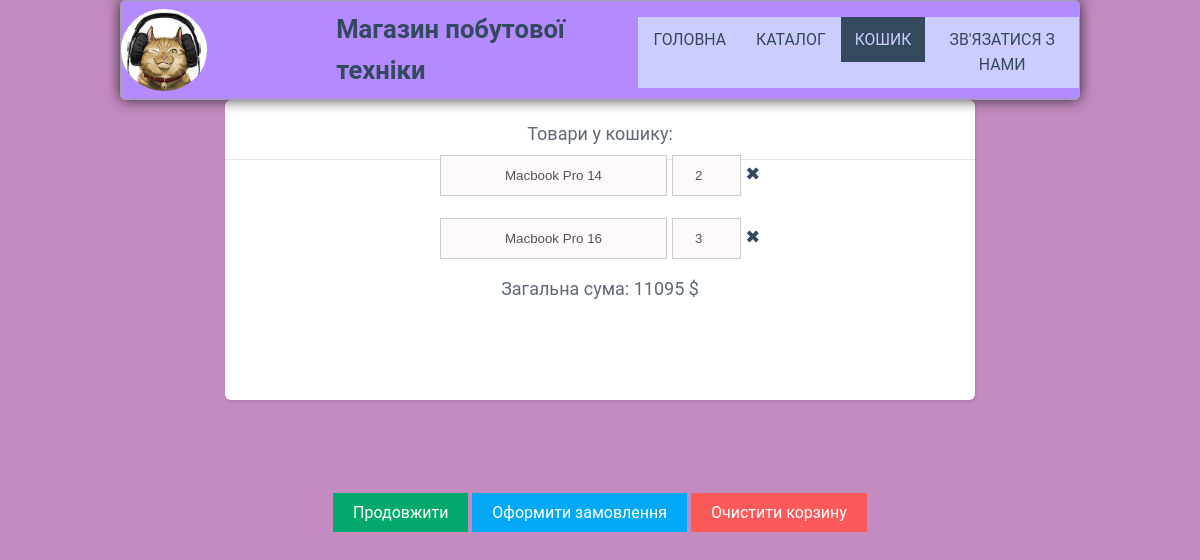
Page /basket (signed in) on the earlier database version.
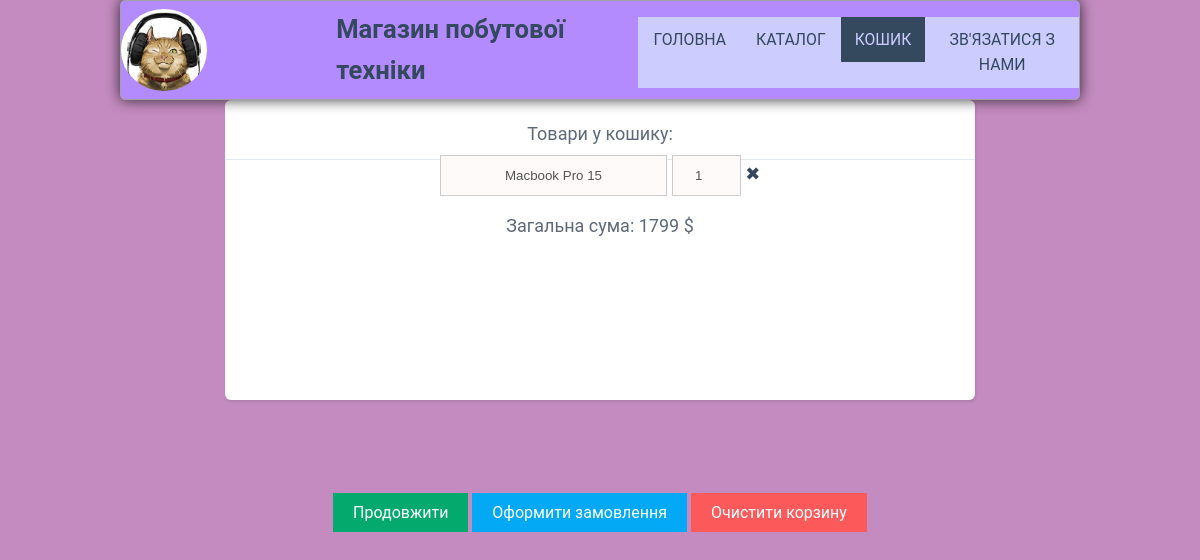
Same page on the later database version.
### shop/models.py (models this page shows)
class BasketProducts(models.Model):
    basket = models.ForeignKey(Basket, on_delete=models.CASCADE)
    product = models.ForeignKey(Product, on_delete=models.CASCADE)
    countOfProducts = models.PositiveIntegerField(default=1)

class Product(models.Model):
    title = models.CharField('title', max_length=255)
    price = models.FloatField(verbose_name='price', null=True)
    img = models.TextField(verbose_name='img', null=True)

### shop/views.py (the view)
# urls.py: path('basket', views.getBasket, name='basket'),
def getBasket(request):
    if 'username' in request.session:
        username = request.session['username']
        user = User.objects.get(username=username)
        basket = Basket.objects.filter(user=user).first()
        basketProducts = BasketProducts.objects.filter(basket=basket)
        totalSum = 0
        for basketProduct in basketProducts:
            totalSum += int(basketProduct.product.price) * int(basketProduct.countOfProducts)
        print('totalSum: ' + str(totalSum))
        return render(request, 'main/basket.html', {'basketProducts': basketProducts, 'totalSum': totalSum})
    else:
        return redirect('login')

### shop/templates/main/basket.html (shortened to what this page needs)
{% load static %}
<!DOCTYPE html>
<html lang="en" xmlns="http://www.w3.org/1999/html">
<head>
    <link rel="stylesheet" href="{% static 'main/css/contact_style.css' %}">
    <link rel="stylesheet" href="{% static 'main/css/basket_style.css' %}">
</head>
<body>
<div style=".flex-container">
    <div class="header">
        <a href="html/first.html"><img class="logo" src="{% static 'main/img/logo.png' %}" alt="Logotype!!!"></a>
        <h1 class="logoName"><a href="#">Магазин побутової техніки</a></h1>
        <ul class="main-nav">
            <li><a id="index" href="{% url 'main' %}">Головна</a></li>
            <li><a href="{% url 'catalog' %}" style="">Каталог</a></li>
            <li>
                <div class="dropdown">
                    <a class="dropbtn" style="background-color: #34495e; color: #ccccff;"> Кошик
                    </a>
                </div>
            </li>
            <li><a href="{% url 'contactUs' %}">Зв'язатися з нами</a></li>
        </ul>
    </div>
    {% if  totalSum != 0 %}
      <div class="shopping-cart" style="text-align: center">
        <div id="shopping-cart" class="shopping-cart1">
            <div class="title" style="text-align: center; top: 60px;">
                Товари у кошику:<br>
                {% for basketProduct in basketProducts %}
                <input type="text" style="width: 33%;" name="title" id="title" value="{{basketProduct.product.title}}"
                       disabled>
                <input type="number" style="width: 10%;" id="count" name="count"
                       value="{{basketProduct.countOfProducts}}" disabled>
                <a class="delete-btn1"
                   href="{% url 'deleteProductFromBasket' title=basketProduct.product.title %}">&#10006</a><br>
                {% endfor %}
                Загальна сума: {{totalSum}} $<br>
            </div>
        </div>
    </div>
     <div style="text-align: center; top: 400px">
        <form>
            <a class="continue" href="{% url 'catalog' %}">Продовжити</a>
            <a class="continue" style="background-color: #03A9F4" href="{% url 'orderPage' %}">Оформити замовлення</a>
            <a class="continue" style="background-color: #fc5a5a" href="{% url 'deleteBasket' %}" id="clear_cart">Очистити корзину</a>
        </form>
    </div>
     {% endif %}
</div>
</body>
</html>

### shop/static/main/css/contact_style.css (style rules this page uses)
* { box-sizing: border-box; }
body { font-family: 'Montserrat', sans-serif; line-height: 1.6; margin: 0; min-height: 100vh; background: #c38bbf; }
ul { margin: 0; padding: 0; list-style: none; background: #ccccff; display: flex; }
h2, h3, a { color: #34495e; }
a { text-decoration: none; }
.logo { width: 40%; height: 40%; border-radius: 50%; display: flex; }
.logoName { margin: 0; font-size: 1.6em; display: flex; }
.main-nav { margin-top: 5px; }
.logo a, .main-nav a { padding: 10px 15px; text-transform: uppercase; text-align: center; display: flex; }
.main-nav a { color: #34495e; font-size: .99em; display: flex; flex-shrink: 1; }
.header { padding-top: .5em; padding-bottom: .5em; border: 1px solid #a2a2a2; -webkit-box-shadow: 0 0 14px 0 rgba(0, 0, 0, 0.75); -moz-box-shadow: 0 0 14px 0 rgba(0, 0, 0, 0.75); box-shadow: 0 0 14px 0 rgba(0, 0, 0, 0.75); -webkit-border-radius: 5px; -moz-border-radius: 5px; border-radius: 5px; background: #b38bff; position: fixed; top: 0; left: 100px; right: 100px; display: flex; flex-shrink: 1; }
@media (min-width: 769px) { .header, .main-nav { display: flex; } }
@media (min-width: 769px) { .header { flex-direction: column; align-items: center; } }
@media (min-width: 769px) { .header { width: 80%; margin: 0 auto; max-width: 1150px; } }
@media (min-width: 1025px) { .header { flex-direction: row; justify-content: space-between; } }
input[type=text], select, textarea { width: 75%; padding: 12px; border: 1px solid #ccc; margin-top: 6px; margin-bottom: 16px; resize: none; background-color: snow; text-align: center; }
input[type=number] { width: 75%; padding: 12px; border: 1px solid #ccc; margin-top: 6px; margin-bottom: 16px; resize: none; background-color: snow; text-align: center; }
.dropdown { float: left; overflow: hidden; font-size: .99em; }
.dropdown .dropbtn { font-size: .99em; border: none; outline: none; color: #34495e; padding: 10px 14px; background-color: #ccccff; font-family: inherit; text-transform: uppercase; margin: 0; display: flex; }
.navbar a:hover, .dropbtn { background-color: #ccccff; }
.continue { background-color: #04AA6D; color: white; padding: 10px 20px; border: none; cursor: pointer; }
.delete-btn1 { width: 20px; height: 18px; background: url("https://designmodo.com/demo/shopping-cart/delete-icn.svg") no-repeat center; }

### shop/static/main/css/basket_style.css (style rules this page uses)
* { box-sizing: border-box; }
html, body { width: 100%; height: 100%; margin: 0; background-color: #c38bbf; font-family: 'Roboto', sans-serif; }
.shopping-cart { width: 750px; height: 300px; margin: 100px auto; background: #FFFFFF; box-shadow: 1px 2px 3px 0 rgba(0, 0, 0, 0.10); border-radius: 6px; display: flex; flex-direction: column; }
.title { height: 60px; border-bottom: 1px solid #E1E8EE; padding: 20px 30px; color: #5E6977; font-size: 18px; font-weight: 400; }
.delete-btn1 { width: 20px; height: 18px; background: url("https://designmodo.com/demo/shopping-cart/delete-icn.svg") no-repeat center; }

Differences in the rows shown:
removed BasketProducts: title "Macbook Pro 14", count "2"
removed BasketProducts: title "Macbook Pro 16", count "3"
added BasketProducts: title "Macbook Pro 15", count "1"
Other differences:
{{ totalSum }}: "11095" → "1799"
